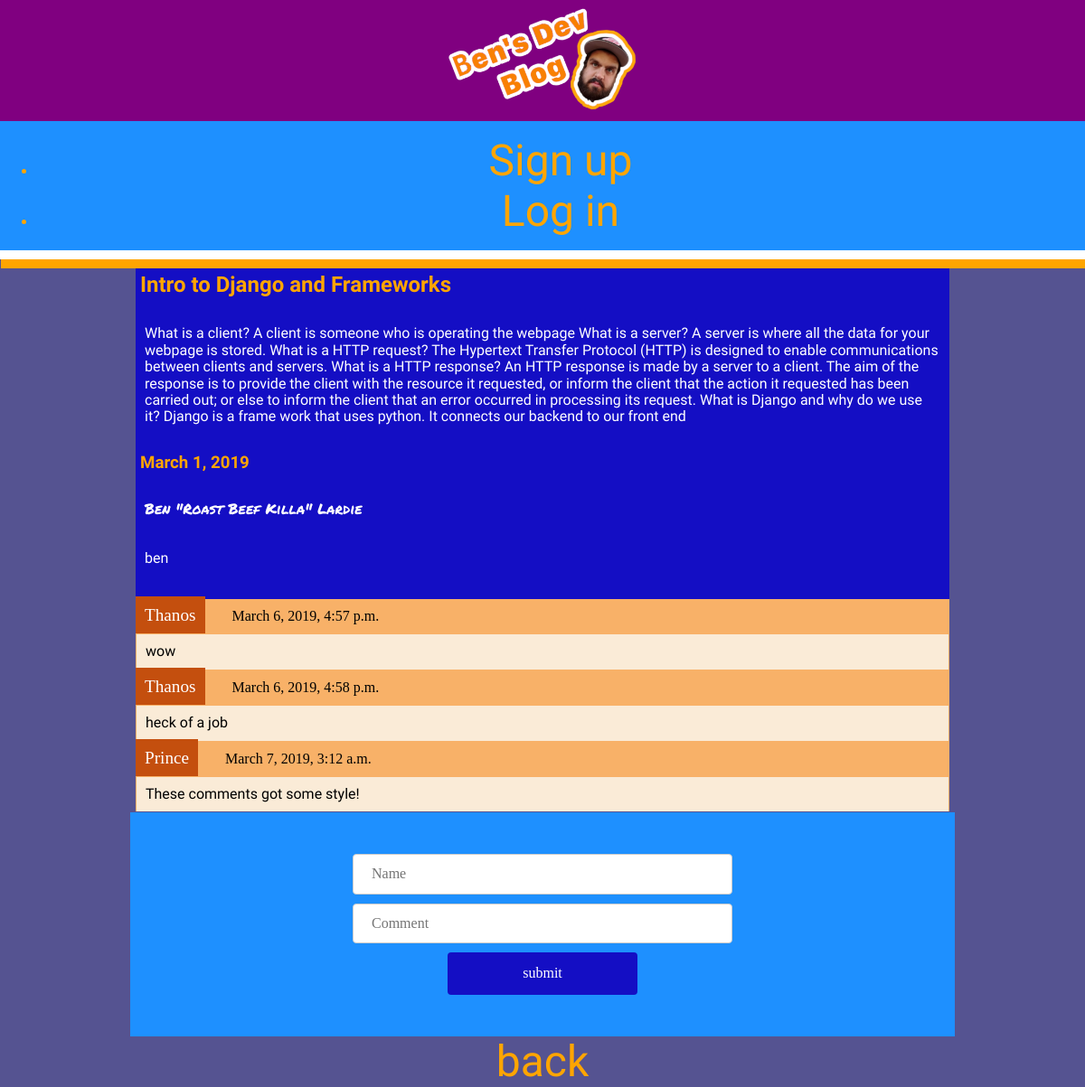
/articles/1, run on the app's committed database.
### blog/models.py (models this page shows, shortened)
class Article(models.Model):
    title = models.CharField(max_length=255)
    body = models.TextField()
    draft = models.BooleanField()
    published_date = models.DateField()
    author = models.CharField(max_length=255)
    user = models.ForeignKey(User, on_delete=models.CASCADE, related_name='articles', default=1)

class Comment(models.Model):
    name = models.CharField(max_length=255)
    created_at = models.DateTimeField(auto_now_add=True)
    message = models.TextField()
    Article = models.ForeignKey(Article, on_delete=models.CASCADE, related_name='comments')

### blog/views.py (the view)
# urls.py: path('articles/<int:id>', open_blog, name='blog_opened'),
def open_blog(request, id):
    article = Article.objects.get(pk=id)
    context = {'article': article}
    response = render(request, 'article.html', context)
    return HttpResponse(response)

### blog/templates/article.html (shortened to what this page needs)
{% extends 'base.html' %}
{% block content %}
<div class='article-display'>
<h2>{{ article.title }}</h2>
<p>{{ article.body }}</p>
<h3>{{article.published_date }}</h3>
<p class='author'>{{ article.author }}</p>
<p>{{article.user}}</p>
</div>
<div class="comments">
{% for comment in article.comments.all %}
  <span class="name">{{ comment.name }}</span> <span class="comment-time">{{comment.created_at}}</span>
  <p class="message">{{comment.message}}</p>
    {%endfor%}
</div>
<form action="{% url 'create_comment' %}" method="post">
  <label for="name">
    <input id="name" type="text" name='name' placeholder="Name">
  </label>
  <label for="new-comment">
    <input id="new-comment" type="text" name="new-comment" placeholder="Comment">
    </label>
    <input type="submit" value="submit"/>
</form>
<a href="{%url 'main_page'%}">back</a>
{%endblock%}

### blog/static/css/main.css (style rules this page uses)
body { background-color: #555391; }
a { font-family: 'Asap', sans-serif; display: block; text-align: center; text-decoration: none; font-size: 3em; color: orange; }
.article-display { width: 75%; margin: 10px auto 0; background-color: #140EC4; padding-bottom: 10px; }
.comments { width: 75%; margin: 0 auto; background-color: #F8B168; }
.message { margin: 1px; background-color: antiquewhite; color: black; }
.name { color: white; background: #C44F0E; padding: 10px; font-size: 1.2em; }
.comment-time { background-color: #F8B168; padding: 10px 30px; margin-left: -4px; display: inline-block; }
form { background-color: dodgerblue; width: 70%; margin: 0 auto; padding: 36px; }
input[type=text], select { width: 50%; padding: 12px 20px; margin: 10px auto; display: block; border: 1px solid #ccc; border-radius: 4px; box-sizing: border-box; }
input[type=submit] { width: 25%; background-color: #140EC4; color: white; padding: 14px 20px; margin: 10px auto; border: none; border-radius: 4px; cursor: pointer; display: block; font-family: Verdana; }
h2, h3 { font-family: 'Righteous', cursive; color: orange; padding: 5px; margin: 0; }
p { font-family: 'Asap', sans-serif; color: white; padding: 10px; }
.author { font-family: 'Permanent Marker', cursive; }

### data on the page
Article: title "Intro to Django and Frameworks", body "What is a client? A client is someone who is operating the webpage What is a server? A server is where all the data for your webpage is stored. What is a HTTP request? The Hypertext Transfer Protocol (HTTP) is designed to enable communications between clients and servers. What is a HTTP response? An HTTP response is made by a server to a client. The aim of the response is to provide the client with the resource it requested, or inform the client that the action it requested has been carried out; or else to inform the client that an error occurred in processing its request. What is Django and why do we use it? Django is a frame work that uses python. It connects our backend to our front end", published_date "March 1, 2019", author "Ben \"Roast Beef Killa\" Lardie", user "ben"
Comment: name "Thanos", created_at "March 6, 2019, 4:57 p.m.", message "wow"
Comment: name "Thanos", created_at "March 6, 2019, 4:58 p.m.", message "heck of a job"
Comment: name "Prince", created_at "March 7, 2019, 3:12 a.m.", message "These comments got some style!"
